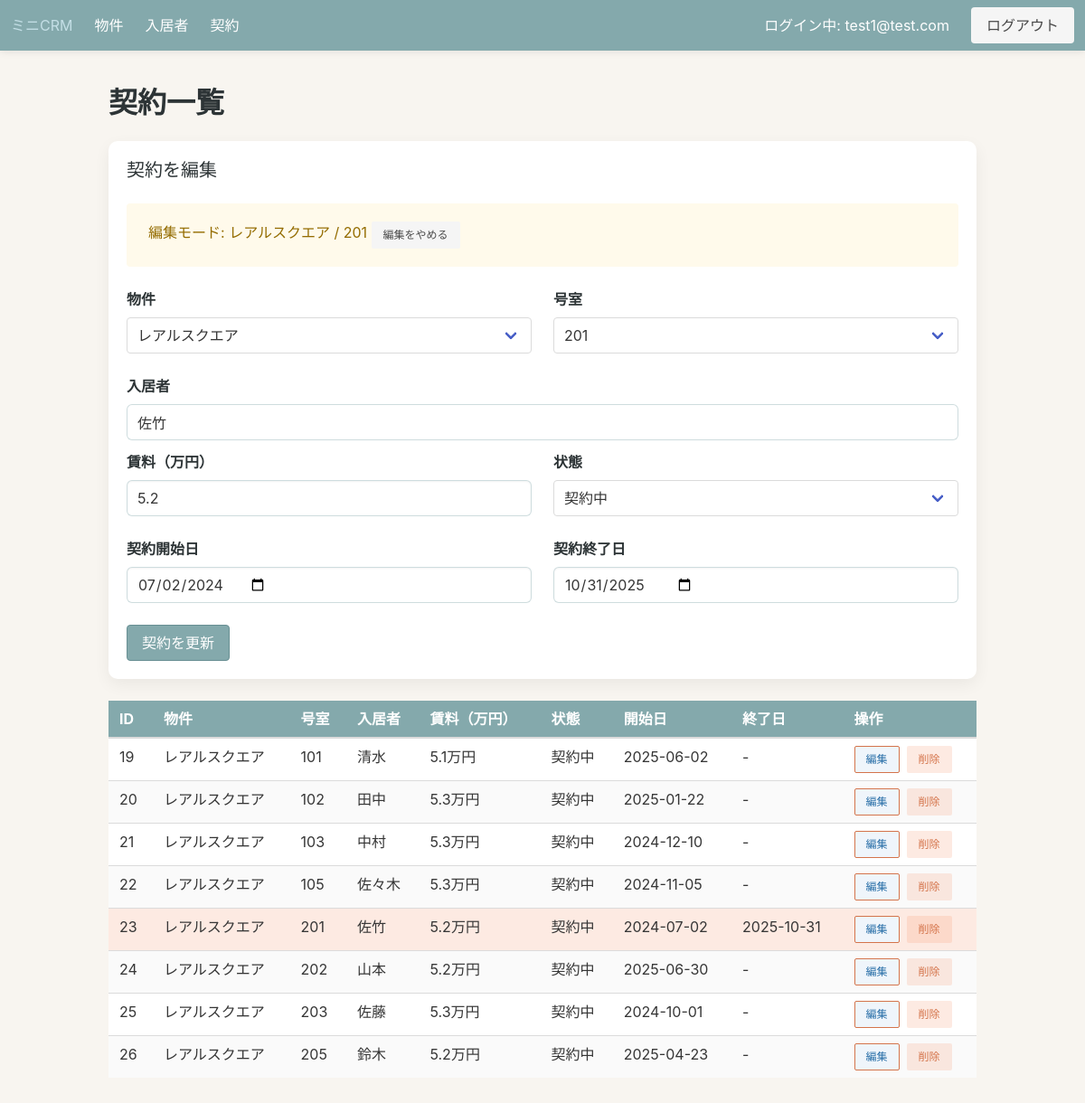
Screenshot of /leases?lease_id=23 (signed in) with the database file from the repository.
### app/models.py (models this page shows, shortened)
class TimestampMixin:
    created_at = db.Column(db.DateTime, server_default=db.func.now())
    updated_at = db.Column(
        db.DateTime,
        server_default=db.func.now(),
        onupdate=db.func.now(),
    )

class User(UserMixin, TimestampMixin, db.Model):
    id = db.Column(db.Integer, primary_key=True)
    email = db.Column(db.String(255), unique=True, nullable=False, index=True)
    password_hash = db.Column(db.String(255), nullable=False)
    role = db.Column(db.String(50), default="member", nullable=False)

class Property(TimestampMixin, db.Model):
    id = db.Column(db.Integer, primary_key=True)
    name = db.Column(db.String(120), nullable=False)
    address = db.Column(db.String(255), nullable=False)
    note = db.Column(db.Text, nullable=True)
    leases = db.relationship("Lease", back_populates="property", cascade="all, delete-orphan")
    tenants = db.relationship("Tenant", back_populates="property", cascade="all, delete-orphan")

class Lease(TimestampMixin, db.Model):
    id = db.Column(db.Integer, primary_key=True)
    property_id = db.Column(db.Integer, db.ForeignKey("property.id"), nullable=False)
    tenant_id = db.Column(db.Integer, db.ForeignKey("tenant.id"), nullable=False)
    rent = db.Column(db.Numeric(10, 2), nullable=False)
    unit_number = db.Column(db.String(50), nullable=True)
    start_date = db.Column(db.Date, nullable=False, default=date.today)
    end_date = db.Column(db.Date, nullable=True)
    status = db.Column(db.String(50), nullable=False, default=LeaseStatus.PENDING)
    property = db.relationship("Property", back_populates="leases")
    tenant = db.relationship("Tenant", back_populates="leases")

class Tenant(TimestampMixin, db.Model):
    id = db.Column(db.Integer, primary_key=True)
    name = db.Column(db.String(120), nullable=False)
    email = db.Column(db.String(255), nullable=False)
    phone = db.Column(db.String(50), nullable=True)
    property_id = db.Column(db.Integer, db.ForeignKey("property.id"), nullable=True)
    unit_number = db.Column(db.String(50), nullable=True)
    leases = db.relationship("Lease", back_populates="tenant", cascade="all, delete-orphan")
    property = db.relationship("Property", back_populates="tenants")

### app/blueprints/core/routes.py (the view, shortened to what this page needs)
@core_bp.route("/leases", methods=["GET", "POST"])
@login_required
def leases():
    form = LeaseForm()
    properties = Property.query.order_by(Property.name).all()
    tenants = Tenant.query.order_by(Tenant.name).all()
    properties_choices = [(prop.id, prop.name) for prop in properties]
    form.property_id.choices = properties_choices
    if request.method == "GET":
        if not form.start_date.data:
            form.start_date.data = date.today()
        if not form.status.data:
            form.status.data = LeaseStatus.PENDING
    property_ids = [choice[0] for choice in properties_choices]
    selected_property_id = form.property_id.data if form.property_id.data in property_ids else None
    edit_request_id = request.args.get("lease_id", type=int)
    editing_lease = None
    if edit_request_id:
        editing_lease = (
            Lease.query.options(joinedload(Lease.property), joinedload(Lease.tenant)).filter_by(id=edit_request_id).first()
        )
        if editing_lease:
            selected_property_id = editing_lease.property_id
    if selected_property_id is not None:
        form.property_id.data = selected_property_id
    tenants_by_property: dict[int, list[Tenant]] = {}
    for tenant in tenants:
        if tenant.property_id is None or not tenant.unit_number:
            continue
        tenants_by_property.setdefault(tenant.property_id, []).append(tenant)
    def build_unit_choices(property_id: int | None) -> list[tuple[str, str]]:
        base_choice = [("", "号室を選択")]
        if property_id is None:
            return base_choice
        units = sorted({tenant.unit_number for tenant in tenants_by_property.get(property_id, []) if tenant.unit_number})
        return base_choice + [(unit, unit) for unit in units]
    unit_choices = build_unit_choices(selected_property_id)
    form.unit_number.choices = unit_choices
    valid_units = {choice[0] for choice in unit_choices}
    if form.unit_number.data not in valid_units:
        form.unit_number.data = ""
    if editing_lease:
        if editing_lease.unit_number and editing_lease.unit_number not in valid_units:
            form.unit_number.choices.append((editing_lease.unit_number, editing_lease.unit_number))
            valid_units.add(editing_lease.unit_number)
        form.submit.label.text = "契約を更新"
        if request.method != "POST":
            form.lease_id.data = str(editing_lease.id)
            form.property_id.data = editing_lease.property_id
            form.unit_number.data = editing_lease.unit_number or ""
            form.tenant_id.data = str(editing_lease.tenant_id)
            form.tenant_display.data = editing_lease.tenant.name if editing_lease.tenant else ""
            form.rent.data = float(editing_lease.rent or 0) / 10000
            form.start_date.data = editing_lease.start_date
            form.end_date.data = editing_lease.end_date
            form.status.data = editing_lease.status
    else:
        form.submit.label.text = "契約を保存"
        form.lease_id.data = ""
    if request.method == "POST" and (not properties_choices or not tenants):
        flash("契約を作成する前に物件と入居者を登録してください。", "warning")
        return redirect(url_for("core.leases"))
    lease_query = (
        Lease.query.options(
            joinedload(Lease.property),
            joinedload(Lease.tenant),
        )
        .join(Property)
        .order_by(Property.name.asc(), Lease.unit_number.asc(), Lease.start_date.desc())
    )
    if selected_property_id is not None:
        lease_query = lease_query.filter(Lease.property_id == selected_property_id)
    leases_list = lease_query.all()
    occupied_keys = {
        (lease.property_id, lease.unit_number)
        for lease in leases_list
        if lease.property_id is not None and lease.unit_number
    }
    vacancy_rows: list[SimpleNamespace] = []
    for tenant in tenants:
        if tenant.property_id is None or not tenant.unit_number:
            continue
        if tenant.name.strip() != "空室":
            continue
        if selected_property_id is not None and tenant.property_id != selected_property_id:
            continue
    tenants_data: dict[str, list[dict[str, str]]] = {}
    for tenant in tenants:
        key = str(tenant.property_id) if tenant.property_id is not None else "0"
        tenants_data.setdefault(key, []).append(
            {
                "id": tenant.id,
                "name": tenant.name,
                "unit": tenant.unit_number or "",
            },
        )
    delete_forms = {}
    for tenant in tenants:
        instance = DeleteTenantForm()
        instance.tenant_id.data = tenant.id
        delete_forms[tenant.id] = instance
    return render_template(
        "core/leases_list.html",
        leases=leases_list,
        form=form,
        delete_forms=delete_forms,
        tenants_data=tenants_data,
        status_labels=STATUS_LABELS,
        selected_property_id=selected_property_id,
        editing_lease=editing_lease,
    )

### app/blueprints/core/forms.py
class LeaseForm(FlaskForm):
    property_id = SelectField("物件", coerce=int, validators=[DataRequired()])
    unit_number = SelectField("号室", validators=[DataRequired()])
    lease_id = HiddenField()
    tenant_id = HiddenField(validators=[DataRequired()])
    tenant_display = StringField("入居者", render_kw={"readonly": True})
    rent = DecimalField("賃料（万円）", places=1, rounding=None, validators=[DataRequired()])
    start_date = DateField("契約開始日", validators=[DataRequired()], format="%Y-%m-%d")
    end_date = DateField("契約終了日", validators=[Optional()], format="%Y-%m-%d")
    status = SelectField(
        "状態",
        choices=LEASE_STATUS_CHOICES,
        validators=[DataRequired()],
    )
    submit = SubmitField("契約を保存")

class DeleteTenantForm(FlaskForm):
    tenant_id = HiddenField(validators=[DataRequired()])
    next_url = HiddenField(validators=[Optional()])
    submit = SubmitField("削除")

### app/templates/core/leases_list.html (shortened to what this page needs)
{% extends "base.html" %}
{% block content %}
  <h1 class="title">契約一覧</h1>
  {% include "core/lease_form.html" %}
  <table class="table is-fullwidth is-striped">
    <thead>
      <tr>
        <th>ID</th>
        <th>物件</th>
        <th>号室</th>
        <th>入居者</th>
        <th>賃料（万円）</th>
        <th>状態</th>
        <th>開始日</th>
        <th>終了日</th>
        <th>操作</th>
      </tr>
    </thead>
    <tbody>
      {% for lease in leases %}
        <tr {% if editing_lease and editing_lease.id == lease.id %}class="has-background-warning-light"{% endif %}>
          <td>{{ lease.id or "-" }}</td>
          <td>{{ lease.property.name if lease.property else "-" }}</td>
          <td>{{ lease.unit_number or "-" }}</td>
          <td>{{ lease.tenant.name if lease.tenant else "-" }}</td>
          <td>
            {% if lease.rent is not none %}
              {{ "{:,.1f}".format(lease.rent / 10000) }}万円
            {% else %}
              -
            {% endif %}
          </td>
          <td>{{ status_labels.get(lease.status, lease.status) if lease.status else "-" }}</td>
          <td>{{ lease.start_date or "-" }}</td>
          <td>{{ lease.end_date or "-" }}</td>
          <td>
            <div class="buttons are-small">
              {% if lease.is_vacancy %}
                <span class="button is-static is-light">空室</span>
              {% else %}
                <a
                  class="button is-info is-light"
                  href="{{ url_for('core.leases', property_id=selected_property_id or lease.property_id, lease_id=lease.id) }}"
                >編集</a>
              {% endif %}
              <form
                method="post"
                action="{{ url_for('core.delete_tenant', tenant_id=lease.tenant.id) }}"
              >
                {{ delete_forms[lease.tenant.id].submit(class="button is-danger is-light") }}
              </form>
            </div>
          </td>
        </tr>
      {% else %}
        <tr>
          <td colspan="9">契約がまだ登録されていません。</td>
        </tr>
      {% endfor %}
    </tbody>
  </table>
{% endblock %}

### app/templates/base.html (shortened to what this page needs)
<!doctype html>
<html lang="en">
  <head>
    <link
      rel="stylesheet"
      href="https://cdn.jsdelivr.net/npm/bulma@0.9.4/css/bulma.min.css"
    >
    <link rel="stylesheet" href="{{ url_for('static', filename='css/theme.css') }}">
  </head>
  <body>
    <nav class="navbar" role="navigation" aria-label="main navigation">
      <div class="navbar-brand">
        <a class="navbar-item" href="{{ url_for('core.index') }}">ミニCRM</a>
      </div>
      <div class="navbar-menu">
        <div class="navbar-start">
          <a class="navbar-item" href="{{ url_for('core.properties') }}">物件</a>
          <a class="navbar-item" href="{{ url_for('core.tenants') }}">入居者</a>
          <a class="navbar-item" href="{{ url_for('core.leases') }}">契約</a>
        </div>
        <div class="navbar-end">
          {% if current_user.is_authenticated %}
            <div class="navbar-item">ログイン中: {{ current_user.email }}</div>
            <div class="navbar-item">
              <a class="button is-light" href="{{ url_for('auth.logout') }}">ログアウト</a>
            </div>
          {% endif %}
        </div>
      </div>
    </nav>
    <section class="section">
      <div class="container">
        {% block content %}{% endblock %}
      </div>
    </section>
  </body>
</html>

### app/templates/core/lease_form.html (shortened to what this page needs)
<div class="box">
  <h2 class="subtitle">{{ '契約を編集' if editing_lease else '契約を追加' }}</h2>
  {% if editing_lease %}
    <div class="notification is-warning is-light">
      編集モード: {{ editing_lease.property.name if editing_lease.property else "-" }} / {{ editing_lease.unit_number or "-" }}
      <a class="button is-small is-light" href="{{ url_for('core.leases', property_id=selected_property_id) }}">編集をやめる</a>
    </div>
  {% endif %}
  <form method="post">
    <div class="columns">
      <div class="column">
        <div class="field">
          <label class="label">{{ form.property_id.label }}</label>
          <div class="control">
            <div class="select is-fullwidth">
              {{ form.property_id() }}
            </div>
          </div>
        </div>
      </div>
      <div class="column">
        <div class="field">
          <label class="label">{{ form.unit_number.label }}</label>
          <div class="control">
            <div class="select is-fullwidth">
              {{ form.unit_number() }}
            </div>
          </div>
        </div>
      </div>
    </div>
    <div class="field">
      <label class="label">{{ form.tenant_display.label }}</label>
      <div class="control">
        {{ form.tenant_display(class="input", readonly=True) }}
      </div>
    </div>
    <div class="columns">
      <div class="column">
        <div class="field">
          <label class="label">{{ form.rent.label }}</label>
          <div class="control">
            {{ form.rent(class="input", step="0.1") }}
          </div>
        </div>
      </div>
      <div class="column">
        <div class="field">
          <label class="label">{{ form.status.label }}</label>
          <div class="control">
            <div class="select is-fullwidth">
              {{ form.status() }}
            </div>
          </div>
        </div>
      </div>
    </div>
    <div class="columns">
      <div class="column">
        <div class="field">
          <label class="label">{{ form.start_date.label }}</label>
          <div class="control">
            {{ form.start_date(class="input", type="date") }}
          </div>
        </div>
      </div>
      <div class="column">
        <div class="field">
          <label class="label">{{ form.end_date.label }}</label>
          <div class="control">
            {{ form.end_date(class="input", type="date") }}
          </div>
        </div>
      </div>
    </div>
    <div class="field">
      <div class="control">
        {{ form.submit(class="button is-primary") }}
      </div>
    </div>
  </form>
</div>

### app/static/css/theme.css (style rules this page uses)
:root { --crm-background: #f8f5f0; --crm-surface: #ffffff; --crm-text: #2d3436; --crm-muted: #6c7a89; --crm-primary: #84a9ac; --crm-primary-dark: #688f93; --crm-accent: #f08a5d; --crm-accent-dark: #d4744b; --crm-highlight: #c4dfe6; }
html, body { background-color: var(--crm-background); color: var(--crm-text); }
.navbar { background-color: var(--crm-primary); box-shadow: 0 2px 8px rgba(0, 0, 0, 0.08); }
.navbar .navbar-item, .navbar .navbar-link { color: var(--crm-surface); }
.notification { background-color: var(--crm-highlight); color: var(--crm-text); }
.box { background-color: var(--crm-surface); border-radius: 10px; box-shadow: 0 6px 18px rgba(0, 0, 0, 0.06); }
.table thead th { background-color: var(--crm-primary); color: var(--crm-surface); }
.table tbody tr:nth-child(even) { background-color: rgba(196, 223, 230, 0.35); }
.button.is-primary { background-color: var(--crm-primary); border-color: var(--crm-primary-dark); color: var(--crm-surface); }
.button.is-info { background-color: var(--crm-accent); border-color: var(--crm-accent-dark); color: var(--crm-surface); }
.button.is-danger.is-light { background-color: rgba(240, 138, 93, 0.18); color: var(--crm-accent-dark); }
.section { padding-top: 2.5rem; }
.title, .subtitle, label.label { color: var(--crm-text); }
input.input, textarea.textarea, select.select select { border-radius: 6px; border-color: rgba(132, 169, 172, 0.4); background: rgba(255, 255, 255, 0.96); }
.has-background-warning-light { background-color: rgba(240, 138, 93, 0.18) !important; }

### rows the page displays
User: email "test1@test.com"
Property: property "レアルスクエア"
Lease: unit_number "201", property_id "レアルスクエア", rent "5.2", status "契約中", start_date "07/02/2024", end_date "10/31/2025", id "23", property "レアルスクエア", tenant "佐竹", lease.rent/10000 "5.2", start_date "2024-07-02", end_date "2025-10-31"
Lease: id "19", property "レアルスクエア", unit_number "101", tenant "清水", lease.rent/10000 "5.1", status "契約中", start_date "2025-06-02", end_date "-"
Lease: id "20", property "レアルスクエア", unit_number "102", tenant "田中", lease.rent/10000 "5.3", status "契約中", start_date "2025-01-22", end_date "-"
Lease: id "21", property "レアルスクエア", unit_number "103", tenant "中村", lease.rent/10000 "5.3", status "契約中", start_date "2024-12-10", end_date "-"
Lease: id "22", property "レアルスクエア", unit_number "105", tenant "佐々木", lease.rent/10000 "5.3", status "契約中", start_date "2024-11-05", end_date "-"
Lease: id "24", property "レアルスクエア", unit_number "202", tenant "山本", lease.rent/10000 "5.2", status "契約中", start_date "2025-06-30", end_date "-"
Lease: id "25", property "レアルスクエア", unit_number "203", tenant "佐藤", lease.rent/10000 "5.3", status "契約中", start_date "2024-10-01", end_date "-"
Lease: id "26", property "レアルスクエア", unit_number "205", tenant "鈴木", lease.rent/10000 "5.2", status "契約中", start_date "2025-04-23", end_date "-"

### other values shown
{{ '契約を編集' if editing_lease else '契約を追加' }} "契約を編集"
